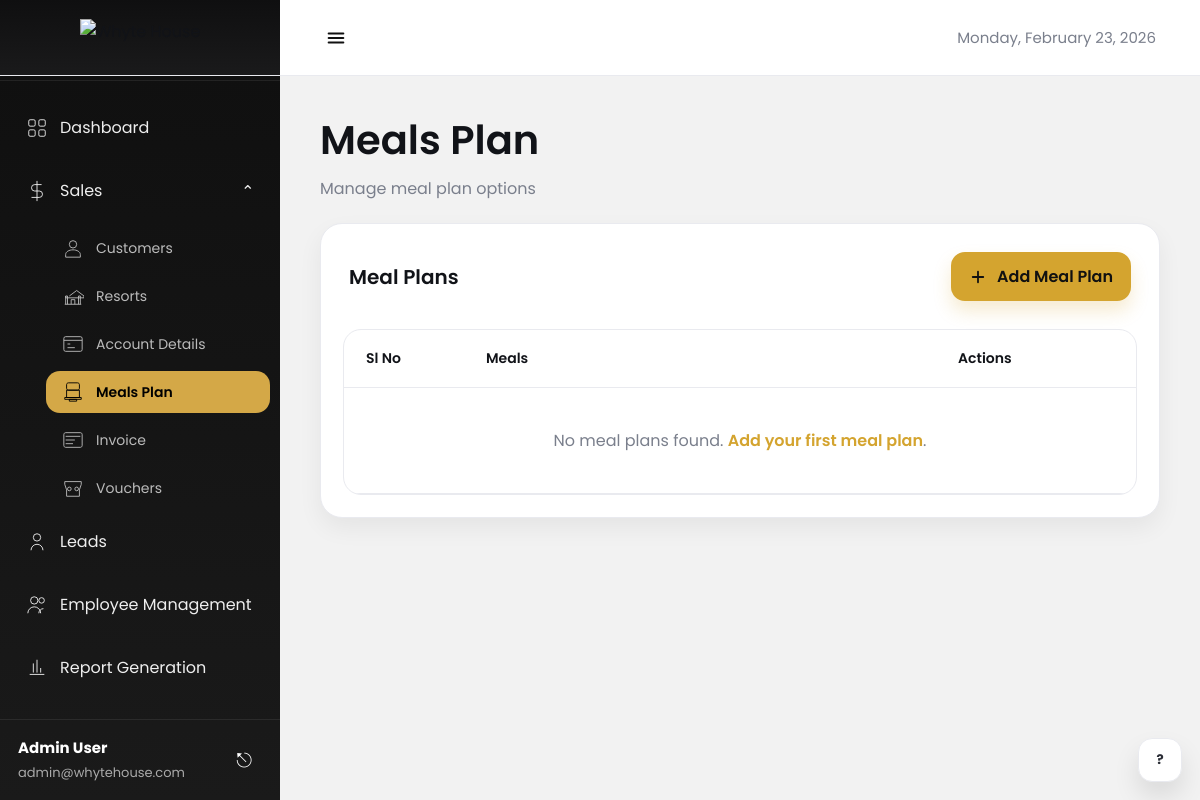
Page /sales/meals/ on the earlier database version.
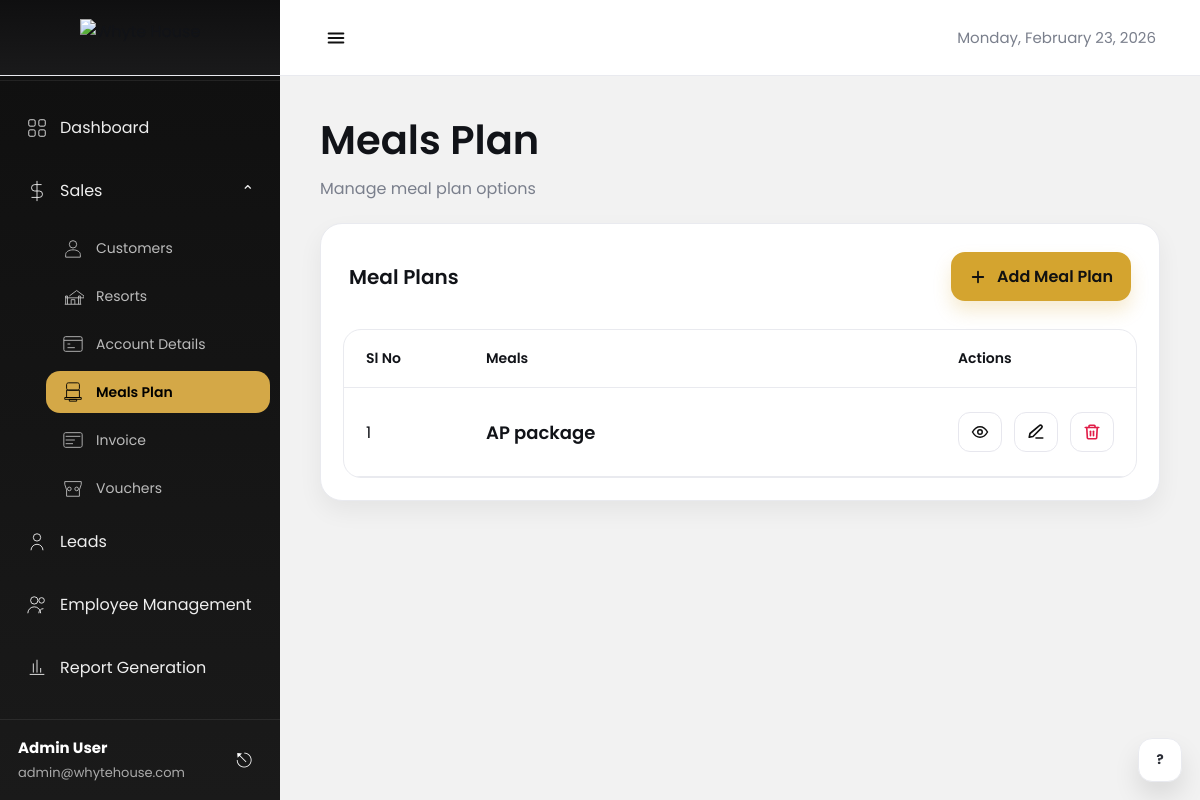
Same page on the later database version.
### admin_panel/models.py (models this page shows, shortened)
class Meal(models.Model):
    MEAL_STATUS_CHOICES = [
        ('Available', 'Available'),
        ('Unavailable', 'Unavailable'),
    ]
    name = models.CharField(max_length=255, unique=True)
    description = models.TextField(blank=True, null=True)
    included_meals = models.CharField(max_length=500, blank=True, null=True)
    status = models.CharField(
        max_length=20,
        choices=MEAL_STATUS_CHOICES,
        default='Available'
    )
    created_at = models.DateTimeField(auto_now_add=True)
    updated_at = models.DateTimeField(auto_now=True)
    class Meta:
        ordering = ['-created_at']

### admin_panel/views.py (the view)
# urls.py: path('meals/', views.meal_list, name='meal_list'),
def meal_list(request):
    meals = Meal.objects.all()
    return render(request, "admin/sales/meals/meals.html", {"meals": meals})

### templates/admin/sales/meals/meals.html (shortened to what this page needs)
{% load static %}
<!DOCTYPE html>
<html lang="en">
<head>
</head>
<body>
  {% include "admin/header.html" %}
  {% include "admin/sidebar.html" %}
  <main class="main">
    <h1 class="page-title">Meals Plan</h1>
    <p class="page-sub">Manage meal plan options</p>
    <section class="card">
      <div class="card-head">
        <h3>Meal Plans</h3>
        <a href="{% url 'sales:add_meal' %}" class="btn-add">
          <svg viewBox="0 0 24 24" fill="none">
            <path d="M12 5V19" stroke="#111" stroke-width="2.4" stroke-linecap="round"/>
            <path d="M5 12H19" stroke="#111" stroke-width="2.4" stroke-linecap="round"/>
          </svg>
          Add Meal Plan
        </a>
      </div>
      <div class="table-wrap">
        <table>
          <thead>
            <tr>
              <th class="sl">Sl No</th>
              <th>Meals</th>
              <th style="width:200px;">Actions</th>
            </tr>
          </thead>
          <tbody>
            {% for meal in meals %}
            <tr>
              <td class="sl">{{ forloop.counter }}</td>
              <td class="meal">{{ meal.name }}</td>
              <td>
                <div class="actions">
                  <a href="{% url 'sales:view_meal' meal.id %}" class="icon-btn" title="View" aria-label="View">
                    <svg viewBox="0 0 24 24" fill="none" stroke="#111" stroke-width="2">
                      <path d="M2 12s4-7 10-7 10 7 10 7-4 7-10 7S2 12 2 12Z"/>
                      <circle cx="12" cy="12" r="3"/>
                    </svg>
                  </a>
                  <a href="{% url 'sales:edit_meal' meal.id %}" class="icon-btn" title="Edit" aria-label="Edit">
                    <svg viewBox="0 0 24 24" fill="none">
                      <path d="M12 20H21" stroke="#111" stroke-width="2.2" stroke-linecap="round"/>
                      <path d="M16.5 3.5C17.328 2.672 18.672 2.672 19.5 3.5C20.328 4.328 20.328 5.672 19.5 6.5L8 18L3 19L4 14L16.5 3.5Z" stroke="#111" stroke-width="2.2" stroke-linecap="round" stroke-linejoin="round"/>
                    </svg>
                  </a>
                  <form method="POST" action="{% url 'sales:delete_meal' meal.id %}" style="display:inline;" onsubmit="return confirm('Delete {{ meal.name }}?');">
                    <button type="submit" class="icon-btn delete" title="Delete" aria-label="Delete">
                    </button>
                  </form>
                </div>
              </td>
            </tr>
            {% empty %}
            <tr>
              <td colspan="3" style="text-align:center;padding:40px;color:var(--muted);">
                No meal plans found. <a href="{% url 'sales:add_meal' %}" style="color:var(--accent);font-weight:600;text-decoration:none;">Add your first meal plan</a>.
              </td>
            </tr>
            {% endfor %}
          </tbody>
        </table>
      </div>
    </section>
  </main>
  <button class="help-fab"><span>?</span></button>
</body>
</html>

Differences in the rows shown:
added Meal: name "AP package"
Other differences:
text no longer shown: "No meal plans found. Add your first meal plan ."
